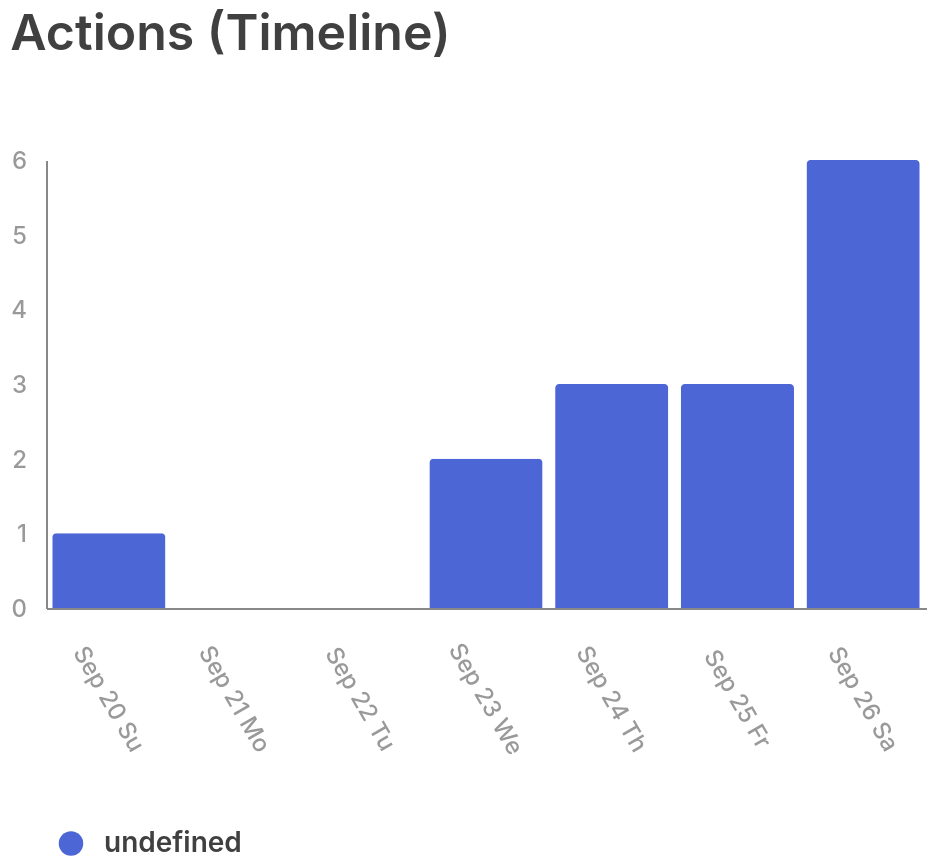

The Vega-Lite source for this figure:
### Vega-Lite specification from a JSON file in a GitHub repository (floating-point values rounded to 4 significant figures)
{"$schema": "https://vega.github.io/schema/vega-lite/v5.json", "description": "A basic bar chart example, with value labels shown upon mouse hover.", "width": 440, "height": 224, "padding": 5, "title": "Actions (Timeline)", "data": {"values": [{"date": "2020-09-20", "count": 1}, {"date": "2020-09-21", "count": 0}, {"date": "2020-09-22", "count": 0}, {"date": "2020-09-23", "count": 2}, {"date": "2020-09-24", "count": 3}, {"date": "2020-09-25", "count": 3}, {"date": "2020-09-26", "count": 6}]}, "encoding": {"x": {"field": "date", "type": "ordinal", "axis": {"labelAngle": -300}, "timeUnit": "yearmonthdate"}, "y": {"field": "count", "type": "quantitative"}, "color": {"field": "action", "type": "nominal", "scale": {"range": ["#4C66D6", "#38C396"]}}, "strokeWidth": {"value": 2}}, "mark": "bar", "config": {"title": {"color": "rgba(0, 0, 0, 0.75)", "fontSize": 25, "font": "Inter", "fontWeight": 600, "align": "left", "anchor": "start", "dy": -40}, "view": {"stroke": "transparent"}, "selection": {"symbol": {"type": "multi", "fields": ["action"], "bind": "legend", "toggle": "true"}}, "mark": {"cornerRadiusTopLeft": 2, "cornerRadiusTopRight": 2}, "legend": {"title": null, "orient": "bottom", "columns": 2, "labelColor": "rgba(0, 0, 0, 0.75)", "labelFont": "Inter", "labelFontSize": 14, "labelFontWeight": 600, "rowPadding": 20, "columnPadding": 50, "symbolStrokeWidth": 12, "symbolSize": 150, "symbolType": "circle", "offset": 30}, "axisX": {"labelAngle": 0, "tickOffset": 0, "format": "%b %d %a", "labelColor": "rgba(0, 0, 0, 0.4)", "labelFont": "Inter", "labelFontWeight": 500, "labelFontSize": 12, "labelPadding": 45, "tickCount": 5, "labelAlign": "center", "labelBaseline": "middle", "gridColor": "#C8C8C8", "labelExpr": "substring(datum.label, 0, 9)", "gridWidth": 2, "title": null, "grid": false, "ticks": false}, "axisY": {"labelColor": "rgba(0, 0, 0, 0.4)", "labelFont": "Inter", "labelFontWeight": 500, "labelFontSize": 12, "labelPadding": 10, "tickCount": 6, "gridColor": "#C8C8C8", "gridWidth": 2, "title": "Units", "grid": false, "ticks": false}}}
